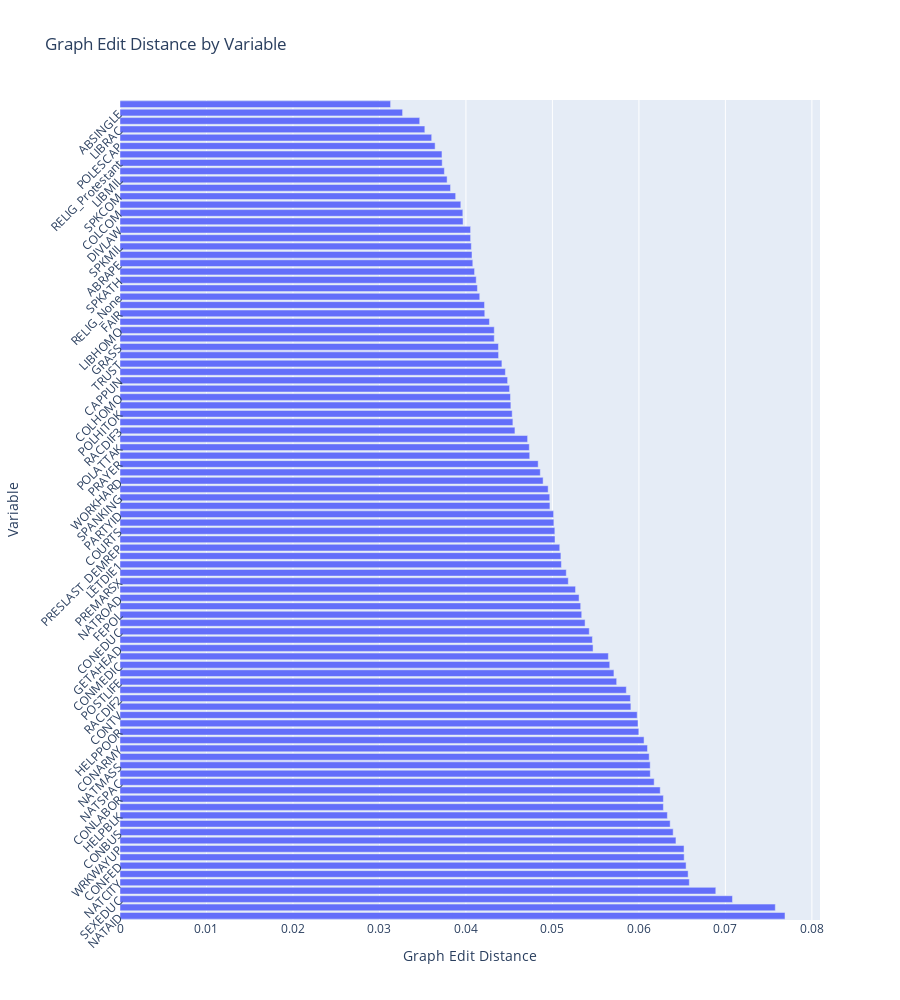

Write notebook code for a chart like this one.
### Code cell
# Now we can plot the results.
import plotly.express as px
import pandas as pd

print(ged_results)

# Create a DataFrame for plotting
ged_df = pd.DataFrame({
    'Variable': list(ged_results.keys()),
    'Graph Edit Distance': list(ged_results.values())
})

# Sort by GED in descending order
ged_df = ged_df.sort_values(by='Graph Edit Distance', ascending=False)

# Create a bar plot with increased height
fig = px.bar(ged_df, 
             x='Normalised Graph Edit Distance', 
             y='Variable', 
             orientation='h',
             title='Graph Edit Distance by Variable',
             height=1000)  # Increase height to accommodate all labels

# Update the y-axis text angle
fig.update_yaxes(tickangle=-45)  # Angle the labels 45 degrees

# Show the plot
fig.show()

### Figure 1 — Plotly figure (JSON) as saved in the notebook; plotly's stock layout.template omitted (floating-point values rounded to 4 significant figures)
{"data": [{"alignmentgroup": "True", "hovertemplate": "Graph Edit Distance=%{x}<br>Variable=%{y}<extra></extra>", "legendgroup": "", "marker": {"color": "#636efa", "pattern": {"shape": ""}}, "name": "", "offsetgroup": "", "orientation": "h", "showlegend": false, "textposition": "auto", "type": "bar", "x": [0.07689, 0.07577, 0.07082, 0.06889, 0.06583, 0.06569, 0.06545, 0.06523, 0.06522, 0.06428, 0.06396, 0.06361, 0.06329, 0.06283, 0.06283, 0.06246, 0.06176, 0.06131, 0.0613, 0.06119, 0.06099, 0.06059, 0.05999, 0.05989, 0.0598, 0.05907, 0.05902, 0.05854, 0.05743, 0.05711, 0.05663, 0.05647, 0.0547, 0.05462, 0.05426, 0.05378, 0.05339, 0.05327, 0.05308, 0.05267, 0.05183, 0.0516, 0.05104, 0.05098, 0.05085, 0.0503, 0.05028, 0.05017, 0.05014, 0.04971, 0.04969, 0.0495, 0.04892, 0.0486, 0.04835, 0.04737, 0.04733, 0.04713, 0.04567, 0.04543, 0.04535, 0.0452, 0.04515, 0.04505, 0.04482, 0.04456, 0.04416, 0.04377, 0.04376, 0.04328, 0.04328, 0.04272, 0.04218, 0.04215, 0.0416, 0.04133, 0.04119, 0.041, 0.04079, 0.0407, 0.04062, 0.04054, 0.04054, 0.03966, 0.03964, 0.03941, 0.03881, 0.03822, 0.03782, 0.03751, 0.03725, 0.03723, 0.03644, 0.03604, 0.03525, 0.03465, 0.03267, 0.03129], "xaxis": "x", "y": ["NATAID", "NATENVIR", "SEXEDUC", "CONPRESS", "NATCITY", "SUICIDE2", "CONFED", "NATFARE", "WRKWAYUP", "NATSOC", "CONBUS", "POLVIEWS", "HELPBLK", "AFFRMACT", "CONLABOR", "NATHEAL", "NATSPAC", "XMARSEX", "NATMASS", "CONLEGIS", "CONARMY", "CONSCI", "HELPPOOR", "HELPNOT", "CONTV", "NATCHLD", "RACDIF2", "NATARMS", "POSTLIFE", "POLABUSE", "CONMEDIC", "CONCLERG", "GETAHEAD", "DIDVOTELAST", "CONEDUC", "EQWLTH", "FEPOL", "ABHLTH", "NATROAD", "CONFINAN", "PREMARSX", "FEFAM", "LETDIE1", "NATSCI", "PRESLAST_DEMREP", "SPKHOMO", "COURTS", "TEENSEX", "PARTYID", "POLMURDR", "SPANKING", "CONJUDGE", "WORKHARD", "RACDIF1", "PRAYER", "RACDIF4", "POLATTAK", "SUICIDE1", "RACDIF3", "HELPOTH", "POLHITOK", "THNKSELF", "COLHOMO", "ABDEFECT", "CAPPUN", "COLRAC", "TRUST", "OBEY", "GRASS", "LIBCOM", "LIBHOMO", "RELIG_Catholic", "FAIR", "COLMIL", "RELIG_None", "FEPRESCH", "SPKATH", "WOULDVOTELAST_NONCONFORM", "ABRAPE", "ABPOOR", "SPKMIL", "ABNOMORE", "DIVLAW", "HOMOSEX", "COLCOM", "GUNLAW", "SPKCOM", "LIBATH", "LIBMIL", "FECHLD", "RELIG_Protestant", "HELPFUL", "POLESCAP", "SPKRAC", "LIBRAC", "COLATH", "ABSINGLE", "ABANY"], "yaxis": "y"}], "layout": {"barmode": "relative", "height": 1000, "legend": {"tracegroupgap": 0}, "title": {"text": "Graph Edit Distance by Variable"}, "xaxis": {"anchor": "y", "domain": [0, 1], "title": {"text": "Graph Edit Distance"}}, "yaxis": {"anchor": "x", "domain": [0, 1], "tickangle": -45, "title": {"text": "Variable"}}}}
